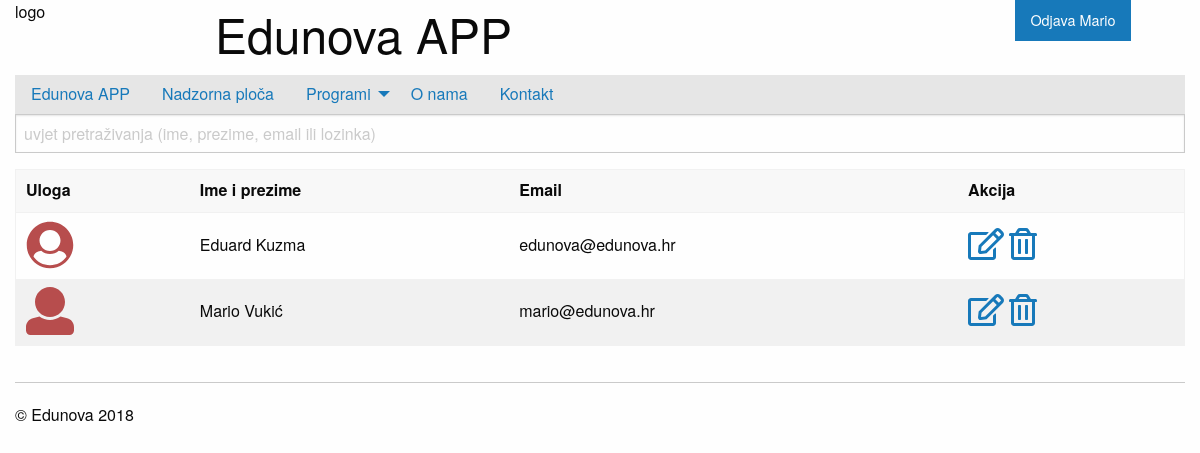
The app's page /privatno/operateri/index.php (signed in) with its own data.
### tables this page shows
create table operater(
sifra int not null primary key auto_increment,
email varchar(50) not null,
lozinka char(32) not null,
ime varchar(50) not null,
prezime varchar(50) not null,
uloga varchar(20) not null
);

### privatno/operateri/index.php (the view, shortened to what this page needs)
<?php include_once '../../konfiguracija.php';
$stranica = isset($_GET["stranica"]) ? $_GET["stranica"] : 1;
?>
<!doctype html>
<html class="no-js" lang="en" dir="ltr">
  <head>
    <?php include_once '../../include/head.php'; ?>
  </head>
  <body>
    <div class="grid-container">
    	<?php include_once '../../include/zaglavlje.php'; ?>
      	<?php include_once '../../include/izbornik.php'; ?>
      	<div class="grid-x grid-padding-x">
			<div class="large-12 cell">
				<form method="get">
					<input type="text" name="uvjet"
					placeholder="uvjet pretraživanja (ime, prezime, email ili lozinka)"
					value="<?php echo isset($_GET["uvjet"]) ? $_GET["uvjet"] : "" ?>" />
				</form>
				<?php
					$uvjet = "%" . (isset($_GET["uvjet"]) ? $_GET["uvjet"] : "") . "%";
					$izraz = $veza->prepare("select * from operater
					where concat(ime,prezime,email,uloga) like :uvjet
					order by uloga, prezime, ime limit :stranica, :brojRezultataPoStranici");
					$izraz->bindValue("stranica", $stranica* $brojRezultataPoStranici -  $brojRezultataPoStranici , PDO::PARAM_INT);
					$izraz->bindValue("brojRezultataPoStranici", $brojRezultataPoStranici, PDO::PARAM_INT);
					$izraz->bindParam("uvjet", $uvjet);
					$izraz->execute();
					$rezultati = $izraz->fetchAll(PDO::FETCH_OBJ);
				  ?>
				<table>
					<thead>
						<tr>
							<th>Uloga</th>
							<th>Ime i prezime</th>
							<th>Email</th>
							<th>Akcija</th>
						</tr>
					</thead>
					<tbody>
					<?php
					foreach ($rezultati as $red):
					?>
						<tr>
							<td title="<?php echo $red->uloga ?>"><?php
							if($red->uloga==="admin"){
								echo "<i style=\"color: #b74d4d\" title=\"Administrator\" class=\"fas fa-user-circle fa-3x\"></i>";
							}else{
								echo "<i  style=\"color: #b74d4d\" title=\"Operater\" class=\"fas fa-user fa-3x\"></i>";
							}
								?></td>
							<td><?php echo $red->ime . " " . $red->prezime; ?></td>
							<td><?php echo $red->email; ?></td>
							<td>
								<a href="#"><i class="far fa-edit fa-2x"></i></a>
								<a href="#"><i class="far fa-trash-alt fa-2x"></i></a>
							</td>
						</tr>
					<?php endforeach; ?>
					</tbody>
				</table>
			</div>
		</div>
		<?php include_once '../../include/podnozje.php'; ?>
    </div>
  </body>
</html>

### records on screen
operater: uloga "admin" (drawn), ime "Eduard", prezime "Kuzma", email "edunova@edunova.hr"
operater: uloga "oper" (drawn), ime "Mario", prezime "Vukić", email "mario@edunova.hr"

### other values on screen
$naslovAPP "Edunova APP"
$_SESSION[$appID."autoriziran"]->ime "Mario"
$opis "Edunova APP Nadzorna ploča O nama Kontakt"
